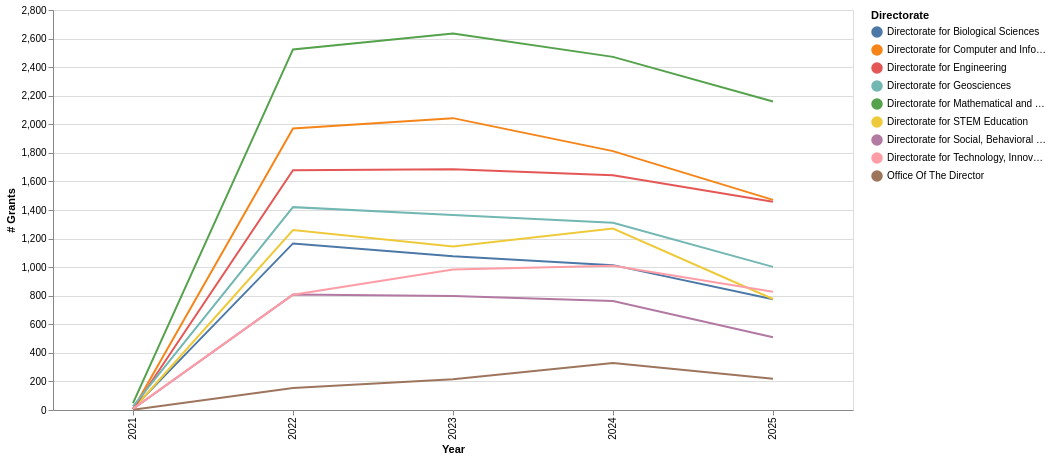

The notebook cell this image was saved under:
### Code cell
import altair as alt

# Selection that chooses the nearest year under the mouse
nearest = alt.selection_point(
    nearest=True,
    on='mouseover',
    fields=['year'],
    empty=False
)

# Base chart encoding (we'll reuse this in multiple layers)
base = alt.Chart(dir_year).encode(
    x=alt.X('year:O', title='Year'),
    y=alt.Y('n_grants:Q', title='# Grants'),
    color=alt.Color('org_dir_long_name:N', title='Directorate')
)

# 1) The main line for each directorate
line = base.mark_line().properties(
    width=800,   # wider plot like you asked
    height=400
)

# 2) Invisible selectors across the chart: capture the x (year) under the mouse
selectors = alt.Chart(dir_year).mark_point().encode(
    x='year:O',
    opacity=alt.value(0),
).add_params(
    nearest
)

# 3) Points on the lines, highlighted when nearest
points = base.mark_point().encode(
    opacity=alt.condition(nearest, alt.value(1), alt.value(0))
)

# 4) Text labels near the nearest points (show the total amount)
text = base.mark_text(align='left', dx=5, dy=-5).encode(
    text=alt.condition(nearest, 'n_grants:Q', alt.value(' '))
)

# 5) Vertical rule at the selected year
rules = alt.Chart(dir_year).mark_rule(color='gray').encode(
    x='year:O',
).transform_filter(
    nearest
)

chart_q2_line = alt.layer(
    line, selectors, points, rules, text
)

chart_q2_line

### Figure 1 — Vega-Lite specification as saved in the notebook (floating-point values rounded to 4 significant figures)
{"config": {"view": {"continuousWidth": 300, "continuousHeight": 300}}, "layer": [{"mark": {"type": "line"}, "encoding": {"color": {"field": "org_dir_long_name", "title": "Directorate", "type": "nominal"}, "x": {"field": "year", "title": "Year", "type": "ordinal"}, "y": {"field": "n_grants", "title": "# Grants", "type": "quantitative"}}}, {"mark": {"type": "point"}, "encoding": {"opacity": {"value": 0}, "x": {"field": "year", "type": "ordinal"}}, "name": "view_120"}, {"mark": {"type": "point"}, "encoding": {"color": {"field": "org_dir_long_name", "title": "Directorate", "type": "nominal"}, "opacity": {"condition": {"param": "param_184", "value": 1, "empty": false}, "value": 0}, "x": {"field": "year", "title": "Year", "type": "ordinal"}, "y": {"field": "n_grants", "title": "# Grants", "type": "quantitative"}}}, {"mark": {"type": "rule", "color": "gray"}, "encoding": {"x": {"field": "year", "type": "ordinal"}}, "transform": [{"filter": {"param": "param_184", "empty": false}}]}, {"mark": {"type": "text", "align": "left", "dx": 5, "dy": -5}, "encoding": {"color": {"field": "org_dir_long_name", "title": "Directorate", "type": "nominal"}, "text": {"condition": {"param": "param_184", "empty": false, "field": "n_grants", "type": "quantitative"}, "value": " "}, "x": {"field": "year", "title": "Year", "type": "ordinal"}, "y": {"field": "n_grants", "title": "# Grants", "type": "quantitative"}}}], "data": {"name": "data-df7623d1afd4cfd807a2d4595dcb68d0"}, "height": 400, "params": [{"name": "param_184", "select": {"type": "point", "fields": ["year"], "nearest": true, "on": "mouseover"}, "views": ["view_120"]}], "width": 800, "$schema": "https://vega.github.io/schema/vega-lite/v5.8.0.json", "datasets": {"data-df7623d1afd4cfd807a2d4595dcb68d0": [{"dir_abbr": "BIO", "org_dir_long_name": "Directorate for Biological Sciences", "year": 2021, "n_grants": 11, "total_amount": 46100000.0}, {"dir_abbr": "BIO", "org_dir_long_name": "Directorate for Biological Sciences", "year": 2022, "n_grants": 1166, "total_amount": 801900000.0}, {"dir_abbr": "BIO", "org_dir_long_name": "Directorate for Biological Sciences", "year": 2023, "n_grants": 1077, "total_amount": 939400000.0}, {"dir_abbr": "BIO", "org_dir_long_name": "Directorate for Biological Sciences", "year": 2024, "n_grants": 1014, "total_amount": 704300000.0}, {"dir_abbr": "BIO", "org_dir_long_name": "Directorate for Biological Sciences", "year": 2025, "n_grants": 775, "total_amount": 453500000.0}, {"dir_abbr": "CSE", "org_dir_long_name": "Directorate for Computer and Information Science and Engineering", "year": 2021, "n_grants": 6, "total_amount": 6931000.0}, {"dir_abbr": "CSE", "org_dir_long_name": "Directorate for Computer and Information Science and Engineering", "year": 2022, "n_grants": 1971, "total_amount": 1079000000.0}, {"dir_abbr": "CSE", "org_dir_long_name": "Directorate for Computer and Information Science and Engineering", "year": 2023, "n_grants": 2043, "total_amount": 1135000000.0}, {"dir_abbr": "CSE", "org_dir_long_name": "Directorate for Computer and Information Science and Engineering", "year": 2024, "n_grants": 1812, "total_amount": 1026000000.0}, {"dir_abbr": "CSE", "org_dir_long_name": "Directorate for Computer and Information Science and Engineering", "year": 2025, "n_grants": 1471, "total_amount": 696400000.0}, {"dir_abbr": "EDU", "org_dir_long_name": "Directorate for STEM Education", "year": 2021, "n_grants": 5, "total_amount": 5781000.0}, {"dir_abbr": "EDU", "org_dir_long_name": "Directorate for STEM Education", "year": 2022, "n_grants": 1260, "total_amount": 1389000000.0}, {"dir_abbr": "EDU", "org_dir_long_name": "Directorate for STEM Education", "year": 2023, "n_grants": 1144, "total_amount": 916900000.0}, {"dir_abbr": "EDU", "org_dir_long_name": "Directorate for STEM Education", "year": 2024, "n_grants": 1270, "total_amount": 1030000000.0}, {"dir_abbr": "EDU", "org_dir_long_name": "Directorate for STEM Education", "year": 2025, "n_grants": 777, "total_amount": 724200000.0}, {"dir_abbr": "ENG", "org_dir_long_name": "Directorate for Engineering", "year": 2021, "n_grants": 5, "total_amount": 43710000.0}, {"dir_abbr": "ENG", "org_dir_long_name": "Directorate for Engineering", "year": 2022, "n_grants": 1678, "total_amount": 823500000.0}, {"dir_abbr": "ENG", "org_dir_long_name": "Directorate for Engineering", "year": 2023, "n_grants": 1685, "total_amount": 710200000.0}, {"dir_abbr": "ENG", "org_dir_long_name": "Directorate for Engineering", "year": 2024, "n_grants": 1644, "total_amount": 701400000.0}, {"dir_abbr": "ENG", "org_dir_long_name": "Directorate for Engineering", "year": 2025, "n_grants": 1457, "total_amount": 625300000.0}, {"dir_abbr": "GEO", "org_dir_long_name": "Directorate for Geosciences", "year": 2021, "n_grants": 25, "total_amount": 61890000.0}, {"dir_abbr": "GEO", "org_dir_long_name": "Directorate for Geosciences", "year": 2022, "n_grants": 1420, "total_amount": 924500000.0}, {"dir_abbr": "GEO", "org_dir_long_name": "Directorate for Geosciences", "year": 2023, "n_grants": 1365, "total_amount": 896100000.0}, {"dir_abbr": "GEO", "org_dir_long_name": "Directorate for Geosciences", "year": 2024, "n_grants": 1310, "total_amount": 590000000.0}, {"dir_abbr": "GEO", "org_dir_long_name": "Directorate for Geosciences", "year": 2025, "n_grants": 1002, "total_amount": 637900000.0}, {"dir_abbr": "MPS", "org_dir_long_name": "Directorate for Mathematical and Physical Sciences", "year": 2021, "n_grants": 48, "total_amount": 80740000.0}, {"dir_abbr": "MPS", "org_dir_long_name": "Directorate for Mathematical and Physical Sciences", "year": 2022, "n_grants": 2524, "total_amount": 1269000000.0}, {"dir_abbr": "MPS", "org_dir_long_name": "Directorate for Mathematical and Physical Sciences", "year": 2023, "n_grants": 2635, "total_amount": 1627000000.0}, {"dir_abbr": "MPS", "org_dir_long_name": "Directorate for Mathematical and Physical Sciences", "year": 2024, "n_grants": 2472, "total_amount": 1089000000.0}, {"dir_abbr": "MPS", "org_dir_long_name": "Directorate for Mathematical and Physical Sciences", "year": 2025, "n_grants": 2159, "total_amount": 854100000.0}, {"dir_abbr": "O/D", "org_dir_long_name": "Office Of The Director", "year": 2021, "n_grants": 1, "total_amount": 300000.0}, {"dir_abbr": "O/D", "org_dir_long_name": "Office Of The Director", "year": 2022, "n_grants": 154, "total_amount": 221900000.0}, {"dir_abbr": "O/D", "org_dir_long_name": "Office Of The Director", "year": 2023, "n_grants": 216, "total_amount": 227500000.0}, {"dir_abbr": "O/D", "org_dir_long_name": "Office Of The Director", "year": 2024, "n_grants": 329, "total_amount": 331200000.0}, {"dir_abbr": "O/D", "org_dir_long_name": "Office Of The Director", "year": 2025, "n_grants": 219, "total_amount": 166300000.0}, {"dir_abbr": "SBE", "org_dir_long_name": "Directorate for Social, Behavioral and Economic Sciences", "year": 2021, "n_grants": 7, "total_amount": 2452000.0}, {"dir_abbr": "SBE", "org_dir_long_name": "Directorate for Social, Behavioral and Economic Sciences", "year": 2022, "n_grants": 808, "total_amount": 261400000.0}, {"dir_abbr": "SBE", "org_dir_long_name": "Directorate for Social, Behavioral and Economic Sciences", "year": 2023, "n_grants": 798, "total_amount": 247900000.0}, {"dir_abbr": "SBE", "org_dir_long_name": "Directorate for Social, Behavioral and Economic Sciences", "year": 2024, "n_grants": 763, "total_amount": 202400000.0}, {"dir_abbr": "SBE", "org_dir_long_name": "Directorate for Social, Behavioral and Economic Sciences", "year": 2025, "n_grants": 509, "total_amount": 127400000.0}, {"dir_abbr": "TIP", "org_dir_long_name": "Directorate for Technology, Innovation, and Partnerships", "year": 2021, "n_grants": 10, "total_amount": 1957000.0}, {"dir_abbr": "TIP", "org_dir_long_name": "Directorate for Technology, Innovation, and Partnerships", "year": 2022, "n_grants": 807, "total_amount": 437600000.0}, {"dir_abbr": "TIP", "org_dir_long_name": "Directorate for Technology, Innovation, and Partnerships", "year": 2023, "n_grants": 984, "total_amount": 599100000.0}, {"dir_abbr": "TIP", "org_dir_long_name": "Directorate for Technology, Innovation, and Partnerships", "year": 2024, "n_grants": 1009, "total_amount": 681200000.0}, {"dir_abbr": "TIP", "org_dir_long_name": "Directorate for Technology, Innovation, and Partnerships", "year": 2025, "n_grants": 828, "total_amount": 426900000.0}]}}
